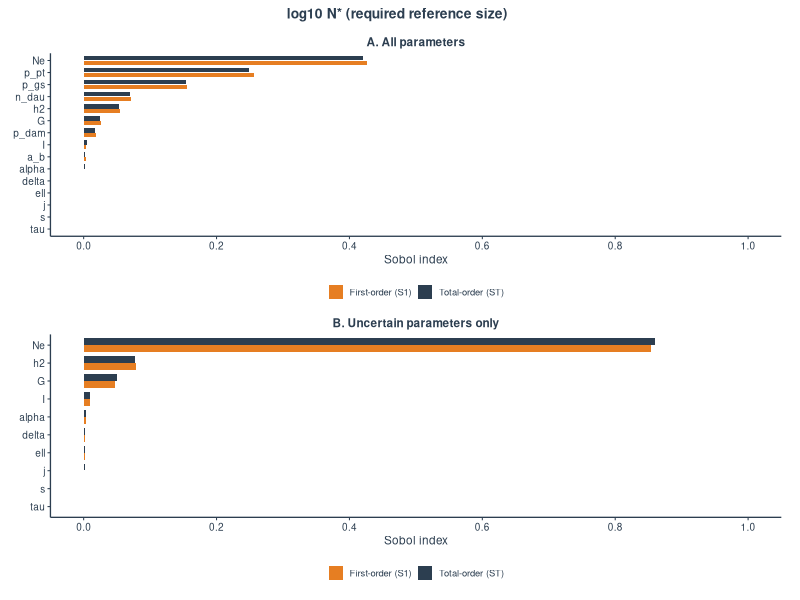
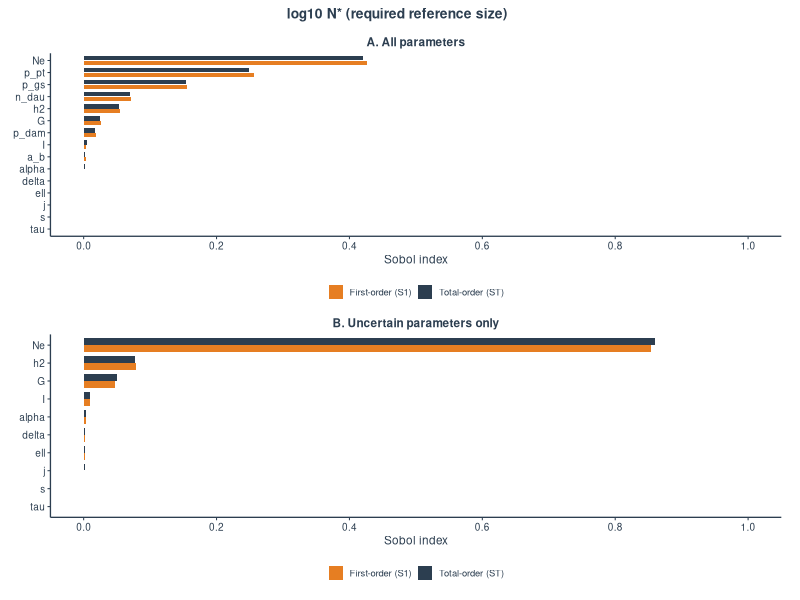
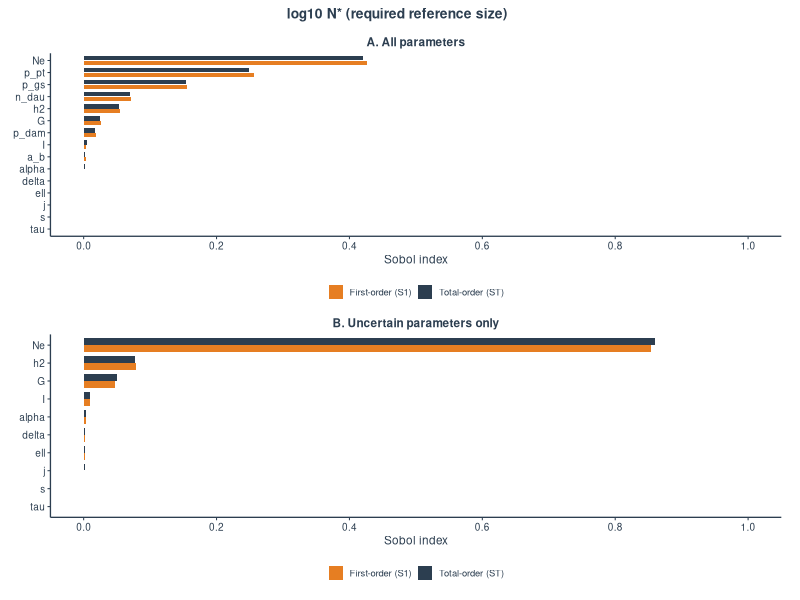
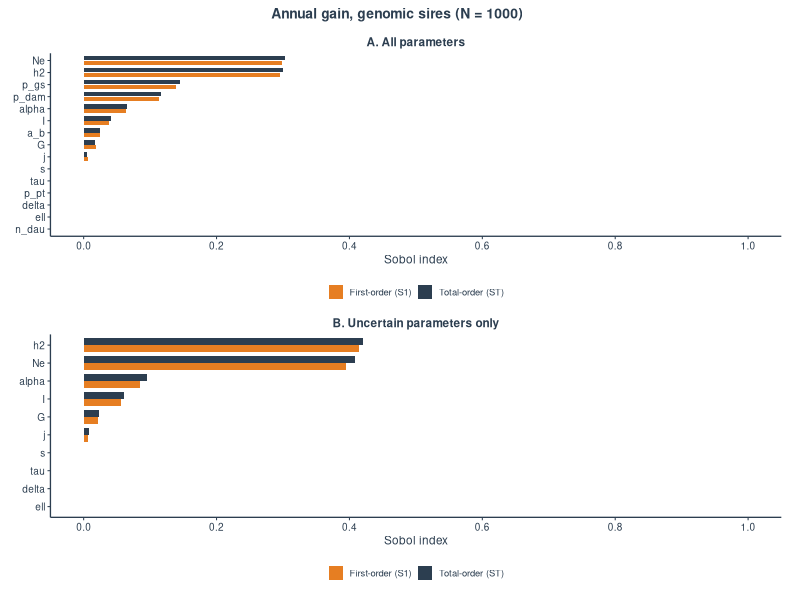
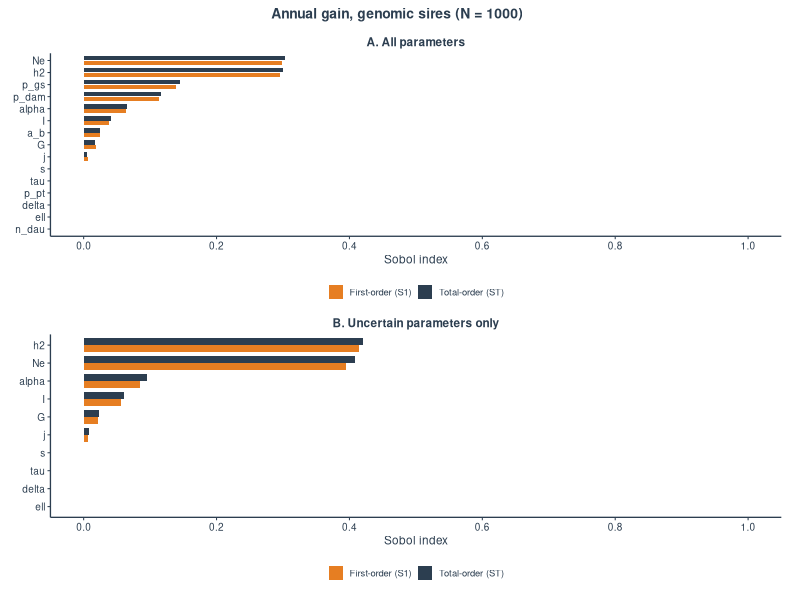
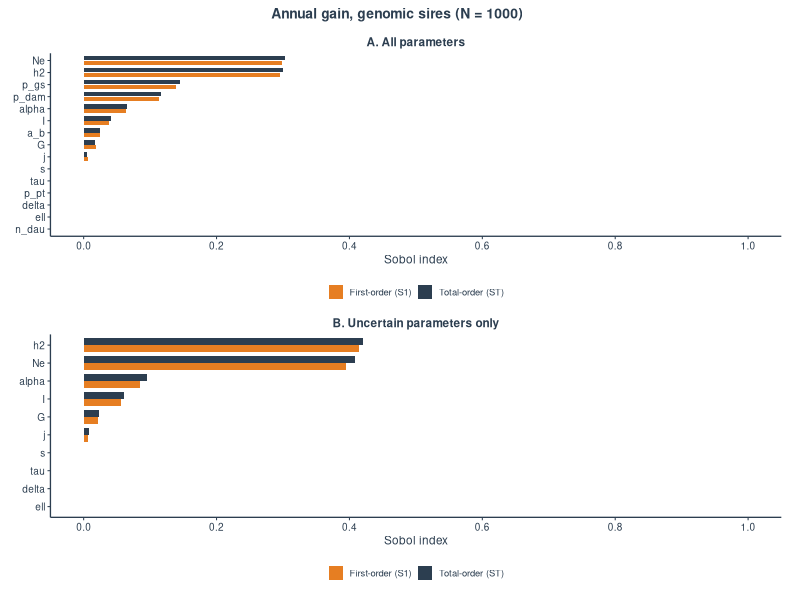
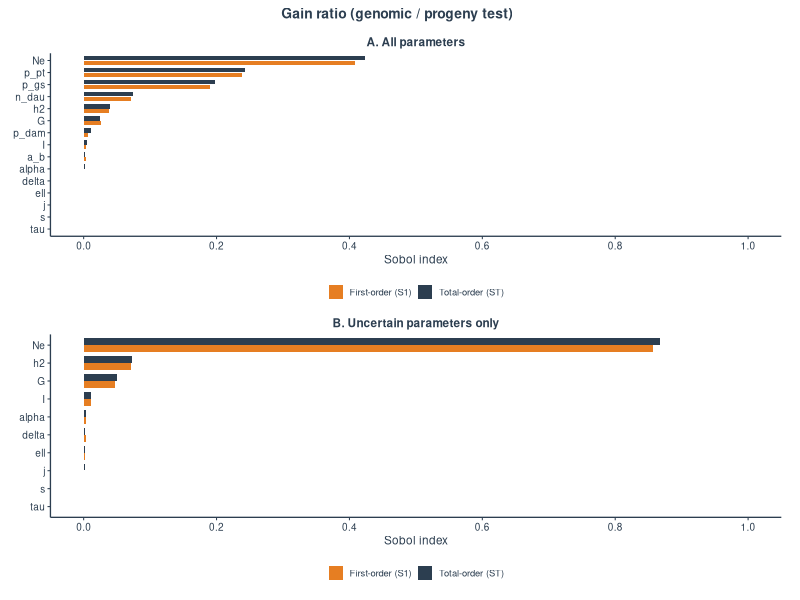
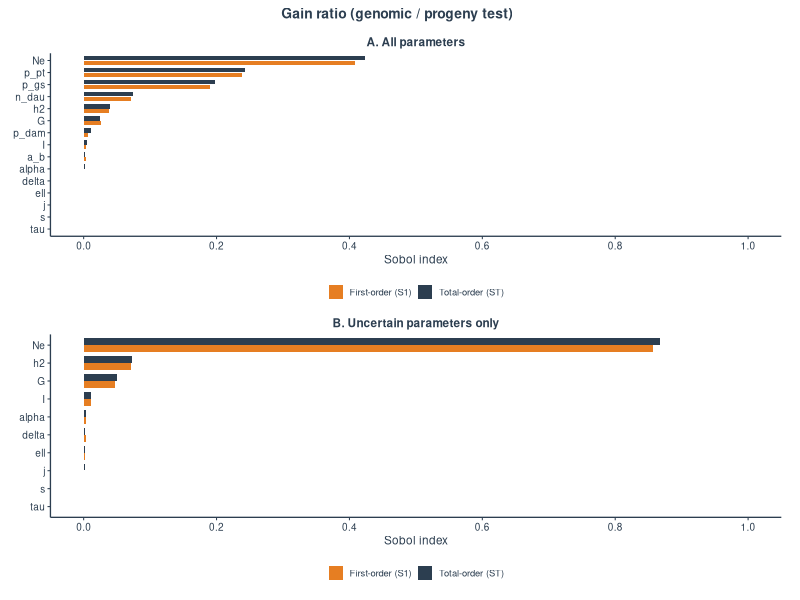

These charts were generated, in order, by the following R code:

## Module 4: Joint demographic-genetic model + Sobol sensitivity analysis


## ---- Packages -----------------------------------------
pkgs <- c("ggplot2", "scales", "dplyr", "tidyr", "openxlsx")
for (p in pkgs) if (!requireNamespace(p, quietly = TRUE)) install.packages(p)
library(ggplot2)
library(scales)
library(dplyr)
library(tidyr)
library(openxlsx)

dir.create("figures", showWarnings = FALSE)
dir.create("tables", showWarnings = FALSE)

## ---- Colour palette ------------------------------

col_primary <- "#2C3E50"   # deep charcoal-navy (Total-order ST)
col_accent  <- "#E67E22"   # warm amber (First-order S1)
col_soft    <- "#7F8C8D"

## ---- theme -----------------------------------------------
theme_pub <- function(base_size = 9) {
  theme_classic(base_size = base_size, base_family = "sans") %+replace%
    theme(
      axis.title   = element_text(size = base_size, face = "plain", colour = col_primary),
      axis.text    = element_text(size = base_size * 0.85, colour = col_primary),
      axis.line    = element_line(linewidth = 0.45, colour = col_primary),
      axis.ticks   = element_line(linewidth = 0.35, colour = col_primary),
      plot.title   = element_text(size = base_size * 1.0, face = "bold", hjust = 0.5,
                                  colour = col_primary, margin = margin(b = 4)),
      plot.margin  = margin(4, 8, 4, 4),
      legend.position = "bottom",
      legend.title = element_blank(),
      legend.text  = element_text(size = base_size * 0.8, colour = col_primary),
      legend.key.size = unit(0.4, "cm"),
      panel.grid   = element_blank()
    )
}

## ---- 1. Parameters -------------------------------
pn <- c("h2","Ne","G","n_dau","a_b","tau","alpha","ell","delta","s","j","I","p_pt","p_gs","p_dam")
lo <- c(h2=.10, Ne=50,  G=20, n_dau=10, a_b=4, tau=1.04, alpha=4, ell=.8,  delta=.25, s=.88, j=.70, I=1.5, p_pt=.05, p_gs=.02, p_dam=.3)
hi <- c(h2=.40, Ne=500, G=35, n_dau=40, a_b=7, tau=1.12, alpha=7, ell=1.5, delta=1.0,  s=.96, j=.90, I=3.0, p_pt=.30, p_gs=.20, p_dam=.8)
base <- c(h2=.25, Ne=100, G=30, n_dau=20, a_b=5, tau=1.08, alpha=5, ell=1, delta=.5, s=.93, j=.8, I=2, p_pt=.1, p_gs=.1, p_dam=.5)
decisions <- c("n_dau","a_b","p_pt","p_gs","p_dam")

scale_params <- function(U, nm = pn) {
  P <- list()
  for (i in seq_along(nm)) {
    n <- nm[i]; u <- U[, i]
    P[[n]] <- if (n == "Ne") lo[[n]] * (hi[[n]] / lo[[n]])^u else lo[[n]] + (hi[[n]] - lo[[n]]) * u
  }
  P
}

## ---- 2. Joint model --------------------------------
lam_vec <- function(alpha, s, j, m, it = 80) {
  a <- s + 1e-12; b <- rep(3, length(alpha))
  Ff <- function(L) L^alpha - s * L^(alpha - 1) - m * j * s^(alpha - 1)
  for (k in seq_len(it)) {
    mid <- (a + b) / 2; neg <- Ff(mid) < 0
    a <- ifelse(neg, mid, a); b <- ifelse(neg, b, mid)
  }
  (a + b) / 2
}
i_trunc <- function(p) dnorm(qnorm(1 - p)) / p

model <- function(P, Nref = 1000, fixT = NULL) {
  lam <- lam_vec(P$alpha, P$s, P$j, 0.5 / P$I)
  Tg  <- if (is.null(fixT)) P$alpha + P$s / (lam - P$s) else fixT
  Lpt <- P$a_b + 2 * P$tau + P$alpha + P$ell + P$delta
  Lg  <- P$a_b + P$tau
  Me  <- 2 * P$Ne * P$G / log(4 * P$Ne * P$G); H <- P$h2
  k   <- (4 - P$h2) / P$h2; rpt <- sqrt(P$n_dau / (P$n_dau + k)); h <- sqrt(P$h2)
  ipt <- i_trunc(P$p_pt); ig <- i_trunc(P$p_gs); idm <- i_trunc(P$p_dam)
  rraw  <- ((ipt * rpt + idm * h) * (Lg + Tg) / (Lpt + Tg) - idm * h) / ig
  r     <- pmin(pmax(rraw, 0.02), 0.98)
  Nstar <- Me * r^2 / (H * (1 - r^2))
  rg    <- sqrt(Nref * H / (Nref * H + Me))
  dGgs  <- (2 * ig * rg + 2 * idm * h) / (2 * Lg + 2 * Tg)
  dGpt  <- (2 * ipt * rpt + 2 * idm * h) / (2 * Lpt + 2 * Tg)
  list(logN = log10(Nstar), dG = dGgs, ratio = dGgs / dGpt, rraw = rraw, lam = lam, T = Tg)
}

## ---- 3. Local elasticity check  --------------------
Pb <- as.list(base); m0 <- model(Pb)
cat(sprintf("Baseline: lambda = %.4f, T = %.3f y, required accuracy = %.3f, N* = %.0f\n",
            m0$lam, m0$T, m0$rraw, 10^m0$logN))
elast <- function(par, mode) {
  up <- Pb; dn <- Pb; up[[par]] <- Pb[[par]] * 1.01; dn[[par]] <- Pb[[par]] * 0.99
  fx <- if (mode == "fixed") m0$T else NULL
  (model(up, fixT = fx)$logN - model(dn, fixT = fx)$logN) * log(10) / (log(1.01) - log(0.99))
}
pars <- c("alpha", "s", "j", "I", "a_b", "Ne", "h2")
el_tab <- data.frame(parameter = pars,
                     T_fixed = sapply(pars, elast, mode = "fixed"),
                     T_joint = sapply(pars, elast, mode = "joint"))
cat("\nElasticity of N* (T fixed vs T joint):\n")
print(round(el_tab[, -1], 2))

## ---- 4. Sobol indices  --------------------------------
sobol_indices <- function(f, k, N, nboot = 200, seed = 1) {
  set.seed(seed)
  A <- matrix(runif(N * k), N, k); B <- matrix(runif(N * k), N, k)
  fA <- f(A); fB <- f(B)
  mu <- mean(c(fA, fB))          # centre the output
  fA <- fA - mu; fB <- fB - mu
  V  <- var(c(fA, fB))
  fAB <- matrix(0, N, k)
  for (i in seq_len(k)) { AB <- A; AB[, i] <- B[, i]; fAB[, i] <- f(AB) - mu }
  S1 <- sapply(seq_len(k), function(i) mean(fB * (fAB[, i] - fA)) / V)
  ST <- sapply(seq_len(k), function(i) 0.5 * mean((fA - fAB[, i])^2) / V)
  b1 <- bT <- matrix(0, nboot, k)
  for (b in seq_len(nboot)) {
    ix <- sample.int(N, N, replace = TRUE); Vb <- var(c(fA[ix], fB[ix]))
    b1[b, ] <- sapply(seq_len(k), function(i) mean(fB[ix] * (fAB[ix, i] - fA[ix])) / Vb)
    bT[b, ] <- sapply(seq_len(k), function(i) 0.5 * mean((fA[ix] - fAB[ix, i])^2) / Vb)
  }
  list(S1 = S1, ST = ST,
       S1_lo = apply(b1, 2, quantile, 0.025), S1_hi = apply(b1, 2, quantile, 0.975),
       ST_lo = apply(bT, 2, quantile, 0.025), ST_hi = apply(bT, 2, quantile, 0.975))
}
report <- function(res, nm, top = 8) {
  d <- data.frame(parameter = nm, S1 = res$S1, S1_lo = res$S1_lo, S1_hi = res$S1_hi,
                  ST = res$ST, ST_lo = res$ST_lo, ST_hi = res$ST_hi)
  d <- d[order(-d$ST), ]; cat(sprintf("  sum of S1 = %.2f\n", sum(res$S1)))
  dd <- round(d[seq_len(top), -1], 3); rownames(dd) <- d$parameter[seq_len(top)]
  print(dd)
  invisible(d)
}
N <- 2^14

outs <- c(logN = "log10 N* (required reference size)",
          dG   = "Annual gain, genomic sires (N = 1000)",
          ratio = "Gain ratio (genomic / progeny test)")
cat("\n=== A. All 15 parameters varied ===\n")
resA <- list()
for (o in names(outs)) {
  cat(outs[[o]], "\n")
  resA[[o]] <- sobol_indices(function(U) model(scale_params(U))[[o]], length(pn), N)
  report(resA[[o]], pn)
}

cat("\n=== B. Uncertain parameters only ===\n")
unc <- setdiff(pn, decisions)
scale_unc <- function(U) {
  P <- scale_params(U, unc)
  for (n in decisions) P[[n]] <- rep(base[[n]], nrow(U))
  P
}
resB <- list()
for (o in names(outs)) {
  cat(outs[[o]], "\n")
  resB[[o]] <- sobol_indices(function(U) model(scale_unc(U))[[o]], length(unc), N, nboot = 100)
  report(resB[[o]], unc, top = 6)
}
for (o in names(outs)) {
  write.csv(report(resA[[o]], pn,  top = length(pn)),
            sprintf("tables/sobol_%s_all.csv", o), row.names = FALSE)
  write.csv(report(resB[[o]], unc, top = length(unc)),
            sprintf("tables/sobol_%s_uncertain.csv", o), row.names = FALSE)
}
## ---- 5. Descriptive summary  ------------------------------
set.seed(5); Us <- matrix(runif(2^14 * length(pn)), ncol = length(pn)); ms <- model(scale_params(Us))
cat(sprintf("\nShare of samples with required accuracy outside (0.02, 0.98): %.3f\n",
            mean(ms$rraw <= 0.02 | ms$rraw >= 0.98)))
cat(sprintf("N* median %.0f (5–95%%: %.0f – %.0f)\n", 10^median(ms$logN),
            10^quantile(ms$logN, .05), 10^quantile(ms$logN, .95)))
cat(sprintf("Share with genomic gain > progeny-test gain at N = 1000: %.3f\n",
            mean(ms$ratio > 1)))


## FIGURES

save_pub <- function(p, name, w_j = 3.5, h_j = 5.0, w_p = 10, h_p = 6.5) {
  ggsave(sprintf("figures/%s.pdf", name), p,
         width = w_j, height = h_j, device = cairo_pdf, bg = "white")
  ggsave(sprintf("figures/%s.tiff", name), p,
         width = w_j, height = h_j, dpi = 600, compression = "lzw", bg = "white")
  ggsave(sprintf("figures/%s.png", name), p,
         width = w_j, height = h_j, dpi = 600, bg = "white")
}

make_sobol_df <- function(r, nm) {
  data.frame(
    parameter = nm,
    S1 = pmax(r$S1, 0),
    ST = r$ST
  ) %>%
    pivot_longer(cols = c(S1, ST), names_to = "index", values_to = "value") %>%
    mutate(index = factor(index, levels = c("S1", "ST"),
                          labels = c("First-order (S1)", "Total-order (ST)")))
}

for (o in names(outs)) {
  dfA <- make_sobol_df(resA[[o]], pn)
  dfB <- make_sobol_df(resB[[o]], unc)
  
  # Order by total-order index
  ordA <- dfA %>% filter(index == "Total-order (ST)") %>% arrange(value) %>% pull(parameter)
  ordB <- dfB %>% filter(index == "Total-order (ST)") %>% arrange(value) %>% pull(parameter)
  
  dfA$parameter <- factor(dfA$parameter, levels = ordA)
  dfB$parameter <- factor(dfB$parameter, levels = ordB)
  
  pA <- ggplot(dfA, aes(x = value, y = parameter, fill = index)) +
    geom_col(position = position_dodge(width = 0.8), width = 0.75) +
    scale_fill_manual(values = c("First-order (S1)" = col_accent, "Total-order (ST)" = col_primary)) +
    scale_x_continuous(limits = c(0, 1), breaks = seq(0, 1, 0.2)) +
    labs(x = "Sobol index", y = NULL, title = "A. All parameters") +
    theme_pub(8.5) +
    theme(legend.position = "bottom")
  
  pB <- ggplot(dfB, aes(x = value, y = parameter, fill = index)) +
    geom_col(position = position_dodge(width = 0.8), width = 0.75) +
    scale_fill_manual(values = c("First-order (S1)" = col_accent, "Total-order (ST)" = col_primary)) +
    scale_x_continuous(limits = c(0, 1), breaks = seq(0, 1, 0.2)) +
    labs(x = "Sobol index", y = NULL, title = "B. Uncertain parameters only") +
    theme_pub(8.5) +
    theme(legend.position = "bottom")
  

  library(patchwork)
  p_journal <- pA / pB +
    plot_annotation(title = outs[[o]],
                    theme = theme(plot.title = element_text(size = 10, face = "bold",
                                                            hjust = 0.5, colour = col_primary)))
  save_pub(p_journal, paste0("fig_m4_sobol_", o), w_j = 3.5, h_j = 5.4)
}


## EXCEL TABLES

wb <- createWorkbook()

## Table 1 – Baseline & local elasticities
tab1a <- data.frame(
  Quantity = c("lambda", "Generation time T (y)", "Required accuracy r", "N*"),
  Value = c(round(m0$lam, 4), round(m0$T, 3), round(m0$rraw, 3), round(10^m0$logN))
)
tab1b <- el_tab %>%
  mutate(T_fixed = round(T_fixed, 2), T_joint = round(T_joint, 2)) %>%
  rename(Parameter = parameter, `T fixed` = T_fixed, `T joint` = T_joint)

addWorksheet(wb, "Table1_Baseline_Elasticities")
writeData(wb, "Table1_Baseline_Elasticities", "Baseline results and local elasticities of N* (illustrative)", startRow = 1)
writeData(wb, "Table1_Baseline_Elasticities", tab1a, startRow = 3)
writeData(wb, "Table1_Baseline_Elasticities", "Local elasticities (T fixed vs T from demographic model)", startRow = 9)
writeData(wb, "Table1_Baseline_Elasticities", tab1b, startRow = 10)

style_header <- createStyle(textDecoration = "bold", border = "bottom", borderStyle = "medium",
                            fontSize = 11, fontColour = col_primary, halign = "center")
style_body   <- createStyle(halign = "center", fontSize = 10)
addStyle(wb, "Table1_Baseline_Elasticities", createStyle(textDecoration = "bold", fontSize = 12), rows = 1, cols = 1)
addStyle(wb, "Table1_Baseline_Elasticities", style_header, rows = 3, cols = 1:2)
addStyle(wb, "Table1_Baseline_Elasticities", style_body, rows = 4:7, cols = 2)
addStyle(wb, "Table1_Baseline_Elasticities", style_header, rows = 10, cols = 1:3)
addStyle(wb, "Table1_Baseline_Elasticities", style_body, rows = 11:17, cols = 2:3, gridExpand = TRUE)
setColWidths(wb, "Table1_Baseline_Elasticities", cols = 1:3, widths = c(28, 12, 12))

## Table 2 – Top Sobol indices (example for logN, All parameters)
sobol_to_df <- function(r, nm) {
  data.frame(
    Parameter = nm,
    S1 = round(r$S1, 3),
    ST = round(r$ST, 3)
  ) %>% arrange(desc(ST))
}

addWorksheet(wb, "Table2_Sobol_logN")
writeData(wb, "Table2_Sobol_logN", "Sobol indices for log10 N* – All parameters (illustrative)", startRow = 1)
writeData(wb, "Table2_Sobol_logN", sobol_to_df(resA$logN, pn), startRow = 3)
addStyle(wb, "Table2_Sobol_logN", createStyle(textDecoration = "bold", fontSize = 12), rows = 1, cols = 1)
addStyle(wb, "Table2_Sobol_logN", style_header, rows = 3, cols = 1:3)
addStyle(wb, "Table2_Sobol_logN", style_body, rows = 4:18, cols = 2:3, gridExpand = TRUE)
setColWidths(wb, "Table2_Sobol_logN", cols = 1:3, widths = c(14, 10, 10))

addWorksheet(wb, "Table3_Sobol_dG")
writeData(wb, "Table3_Sobol_dG", "Sobol indices for annual genomic gain – All parameters (illustrative)", startRow = 1)
writeData(wb, "Table3_Sobol_dG", sobol_to_df(resA$dG, pn), startRow = 3)
addStyle(wb, "Table3_Sobol_dG", createStyle(textDecoration = "bold", fontSize = 12), rows = 1, cols = 1)
addStyle(wb, "Table3_Sobol_dG", style_header, rows = 3, cols = 1:3)
addStyle(wb, "Table3_Sobol_dG", style_body, rows = 4:18, cols = 2:3, gridExpand = TRUE)
setColWidths(wb, "Table3_Sobol_dG", cols = 1:3, widths = c(14, 10, 10))

saveWorkbook(wb, "tables/Camel_Module4_Results.xlsx", overwrite = TRUE)

cat("\n=== All outputs written ===\n")
cat("figures:      figures/\n")
cat("Excel tables:         tables/Camel_Module4_Results.xlsx\n")
